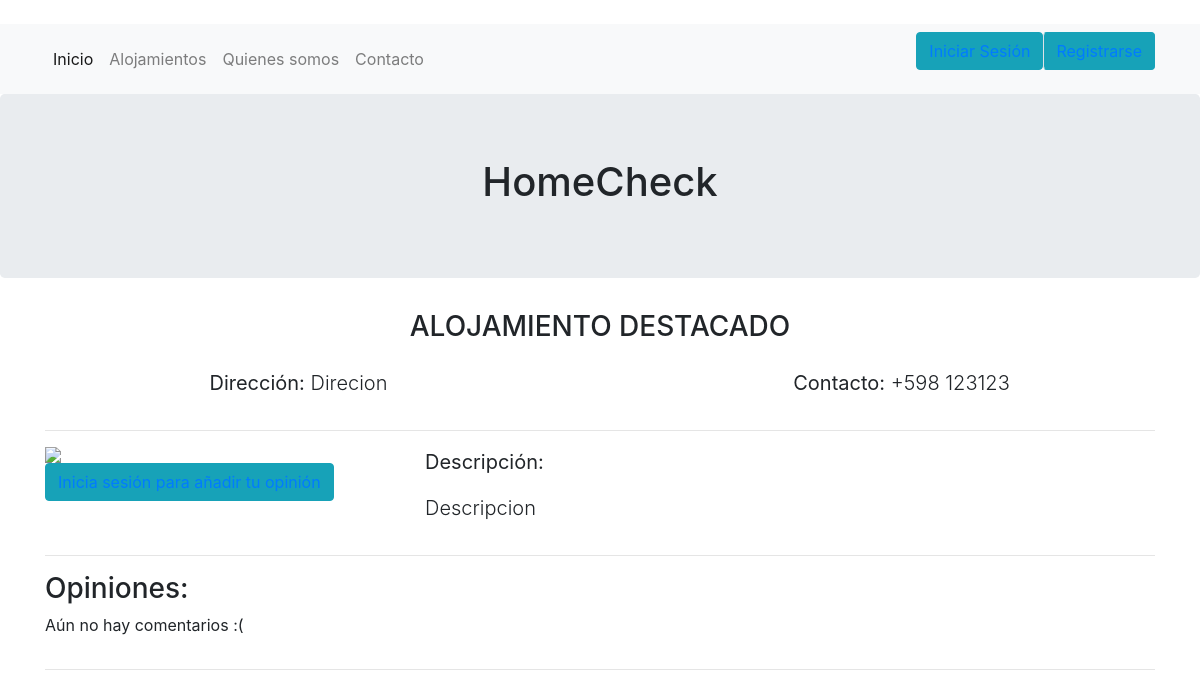
/alojamientos/3/, run on an earlier commit of the app's database.
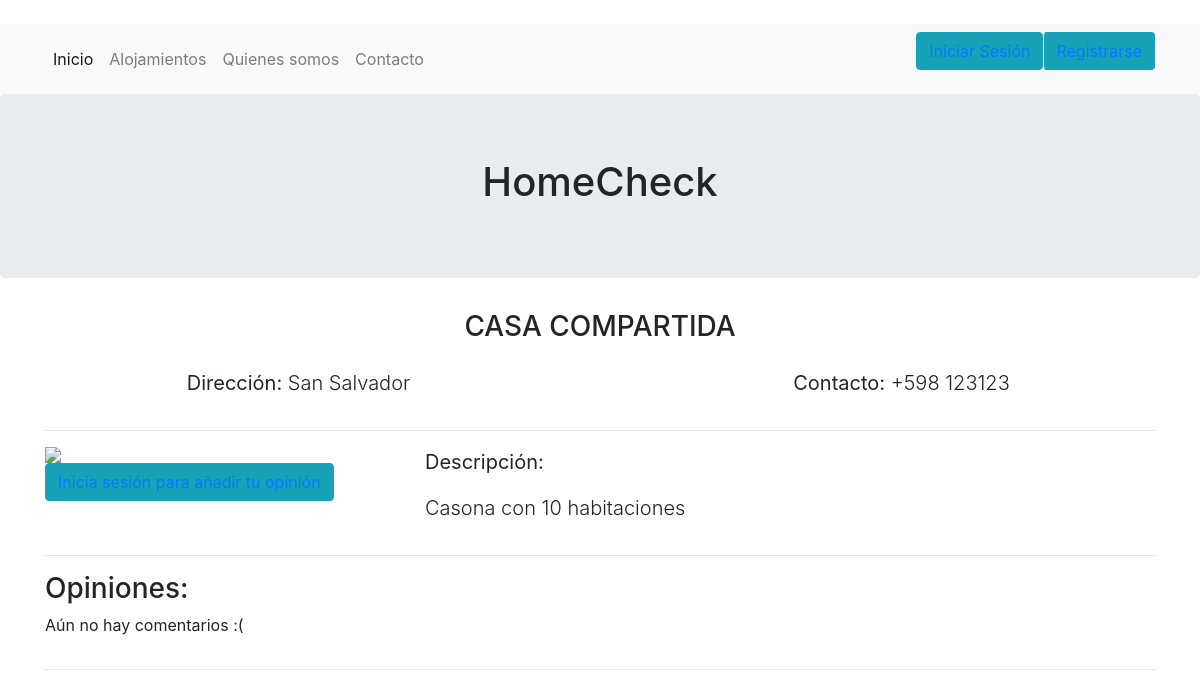
And on a later commit of the database.
### alojamientos/models.py (models this page shows, shortened)
class Alojamiento(models.Model):
    BARRIOS = (
    ('AG', 'Aguada'),
    ('BS', 'Barrio Sur'),
    ('BU', 'Buceo'),
    ('CS', 'Carrasco'),
    ('CT', 'Centro'),
    ('CE', 'Cerro'),
    ('CV', 'Ciudad Vieja'),
    ('CN', 'Cordón'),
    ('CR', 'Capurro'),
    ('LU', 'La Unión'),
    ('MÑ', 'Maroñas'),
    ('PR', 'Parque Rodó'),
    ('PÑ', 'Peñarol'),
    ('PC', 'Pocitos'),
    ('PG', 'Punta Gorda'),
    ('OT', 'Pocitos')
    )
    autor = models.ForeignKey('auth.User', on_delete=models.CASCADE)
    barrio = models.CharField(max_length=2, choices=BARRIOS)
    direccion = models.CharField(max_length=50, default="Sin dirección")
    titulo = models.CharField(max_length=45)
    telefono = models.DecimalField(max_digits=15, decimal_places=0)
    texto = models.TextField()
    fecha_de_creacion = models.DateTimeField(default=timezone.now)
    is_sponsored = models.BooleanField(default=False)

### alojamientos/views.py (the view)
# urls.py: path('<int:pk>/', views.alojamiento_detail, name='alojamiento_detail'),
def alojamiento_detail(request, pk):
    alojamiento = get_object_or_404(Alojamiento, pk=pk)
    return render(request, 'alojamientos/alojamiento_detail.html', {'alojamiento': alojamiento})

### alojamientos/templates/alojamientos/alojamiento_detail.html (shortened to what this page needs)
﻿{% extends 'inicio/base.html' %}
{% block content %}
    <div class="alojamiento-home alojamiento-detail">
        <h3 align=center class=text-uppercase>{{ alojamiento.titulo }}</h3>
        <div class="row mx-md-n5">
            <div class="col px-md-5"><div class="p-3 lead" align="center"><b>Dirección:</b> {{alojamiento.direccion}}</div></div>
            <div class="col px-md-5"><div class="p-3 lead" align="center"><b>Contacto:</b> +598 {{alojamiento.telefono}}</div></div>
        </div>
        <hr>
        <div class="row">
            <div class="col-md-4">
                <img class="img-fluid" src="http://shineit.solutions/blog/alojamiento.png">
                {% if not user.is_authenticated %}
                <form class="form-inline">
                    <button class="btn btn-info" type="button"><a href="/login">Inicia sesión para añadir tu opinión</a></button>
                </form>
                {% endif %}
            </div>
            <div class="col-md-8">
                <p class="lead"><b>Descripción:</b></p>
                <p class="lead">{{ alojamiento.texto|linebreaksbr }}</p>
            </div>
            </div>
    </div>
        <hr>
        <h3>Opiniones:</h3>
        {% for comentario in alojamiento.comentario.all %}
        <div class="comment">
            <div class="alert alert-warning" role="alert">
                <div class="date">
                    <small class="text-muted">
                        {{ comentario.created_date }}
                    </small>
                    {% if comentario.autor == request.user or request.user.is_superuser == 1%}
                    <a class="btn btn-default" href="{% url 'eliminar_comentario' pk=comentario.pk %}">Borrar comentario</a>
                    {% endif %}
                </div>
                <strong>{{ comentario.autor }}</strong>
                <p>{{ comentario.texto|linebreaks }}</p>
            </div>
        </div>
        {% empty %}
        <p>Aún no hay comentarios :(</p>
        {% endfor %}
        {% endblock %}

What changed in the data, as far as the page shows it:
changed Alojamiento: titulo "ALOJAMIENTO DESTACADO" → "CASA COMPARTIDA"; direccion "Direcion" → "San Salvador"; texto "Descripcion" → "Casona con 10 habitaciones"
